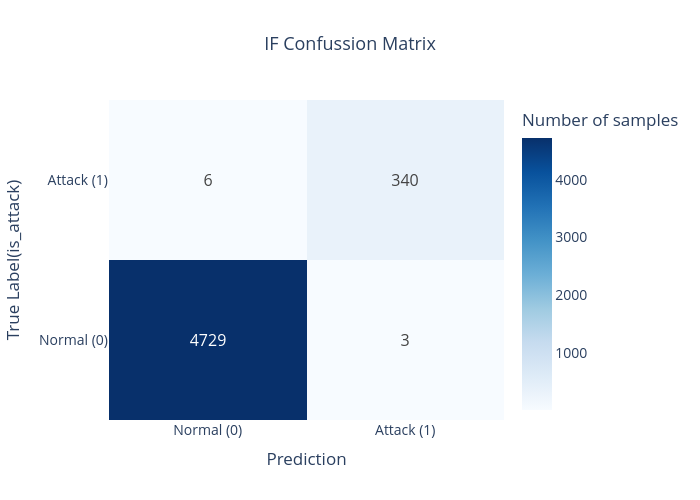

Write notebook code for a chart like this one.
### Markdown cell above
- Isolation forest is an outlier detector model. It assigns an anomaly score to each sample, it does not cluster them. We have to define where to put the threshold for it to consider as an outlier or not.
- As we can see from the conussion matrix, the model performs very well when classifying the data. Most of the attacks are well classified as anomalies. The precision-recall curve shows that even in this inbalanced problem, the model is able to understand the data correctly and find the attacks within the network traffic.

### Code cell
import plotly.graph_objects as go
from sklearn.metrics import confusion_matrix

# Asumimos que ya tienes:
# y = etiquetas reales (0: Normal, 1: Anomalía)
# df['anomaly_label'] = predicciones (0: Normal, 1: Anomalía)

# Calcular matriz de confusión (si aún no lo has hecho)
cm = confusion_matrix(ytest, dftest['anomaly_label'], labels=[0, 1])  # Asegura orden: [0,1]

# Convertir a DataFrame para claridad (opcional, pero útil)
cm_df = pd.DataFrame(
    cm,
    index=['Normal (0)', 'Attack (1)'],      # Etiquetas reales (filas)
    columns=['Normal (0)', 'Attack (1)']   # Predicciones (columnas)
)

# Extraer datos
z = cm_df.values
x = list(cm_df.columns)        # ['Normal (0)', 'Anomalía (1)']
y_labels = list(cm_df.index)   # ['Normal (0)', 'Attack (1)']

# Crear heatmap con Plotly
fig = go.Figure(data=go.Heatmap(
    z=z,
    x=x,
    y=y_labels,
    colorscale='Blues',
    text=z,
    texttemplate="%{text}",
    textfont={"size": 16},
    hovertemplate=(
        "<b>Etiqueta Real:</b> %{y}<br>" +
        "<b>Predicción:</b> %{x}<br>" +
        "<b>Cantidad:</b> %{z}<extra></extra>"
    ),
    colorbar=dict(title="Number of samples")
))

# Actualizar layout
fig.update_layout(
    title={
        'text': "IF Confussion Matrix",
        'x': 0.5,
        'xanchor': 'center',
        'font': {'size': 18}
    },
    xaxis_title="Prediction",
    yaxis_title="True Label(is_attack)",
    width=700,
    height=500,
    font=dict(size=14)
)

fig.show()

### Figure 1 — Plotly figure (JSON) as saved in the notebook; plotly's stock layout.template omitted (floating-point values rounded to 4 significant figures)
{"data": [{"colorbar": {"title": {"text": "Number of samples"}}, "colorscale": [[0, "rgb(247,251,255)"], [0.125, "rgb(222,235,247)"], [0.25, "rgb(198,219,239)"], [0.375, "rgb(158,202,225)"], [0.5, "rgb(107,174,214)"], [0.625, "rgb(66,146,198)"], [0.75, "rgb(33,113,181)"], [0.875, "rgb(8,81,156)"], [1, "rgb(8,48,107)"]], "hovertemplate": "<b>Etiqueta Real:</b> %{y}<br><b>Predicción:</b> %{x}<br><b>Cantidad:</b> %{z}<extra></extra>", "text": [[4729, 3], [6, 340]], "textfont": {"size": 16}, "texttemplate": "%{text}", "type": "heatmap", "x": ["Normal (0)", "Attack (1)"], "y": ["Normal (0)", "Attack (1)"], "z": [[4729, 3], [6, 340]]}], "layout": {"font": {"size": 14}, "height": 500, "title": {"font": {"size": 18}, "text": "IF Confussion Matrix", "x": 0.5, "xanchor": "center"}, "width": 700, "xaxis": {"title": {"text": "Prediction"}}, "yaxis": {"title": {"text": "True Label(is_attack)"}}}}
